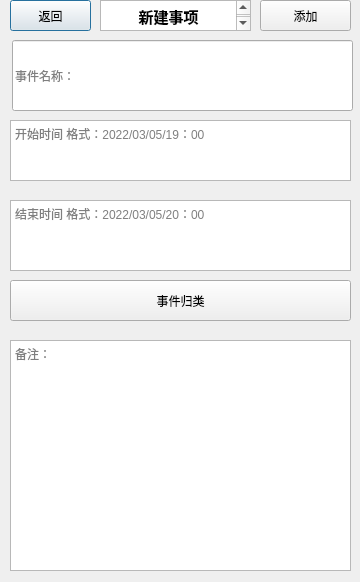
<?xml version="1.0" encoding="UTF-8"?>
<ui version="4.0">
 <class>Dialog</class>
 <widget class="QDialog" name="Dialog">
  <property name="geometry">
   <rect>
    <x>0</x>
    <y>0</y>
    <width>360</width>
    <height>582</height>
   </rect>
  </property>
  <property name="windowTitle">
   <string>Dialog</string>
  </property>
  <widget class="QPushButton" name="back">
   <property name="geometry">
    <rect>
     <x>10</x>
     <y>0</y>
     <width>81</width>
     <height>31</height>
    </rect>
   </property>
   <property name="text">
    <string>返回</string>
   </property>
  </widget>
  <widget class="QTextEdit" name="textEdit">
   <property name="geometry">
    <rect>
     <x>100</x>
     <y>0</y>
     <width>151</width>
     <height>31</height>
    </rect>
   </property>
   <property name="html">
    <string>&lt;!DOCTYPE HTML PUBLIC &quot;-//W3C//DTD HTML 4.0//EN&quot; &quot;http://www.w3.org/TR/REC-html40/strict.dtd&quot;&gt;
&lt;html&gt;&lt;head&gt;&lt;meta name=&quot;qrichtext&quot; content=&quot;1&quot; /&gt;&lt;style type=&quot;text/css&quot;&gt;
p, li { white-space: pre-wrap; }
&lt;/style&gt;&lt;/head&gt;&lt;body style=&quot; font-family:'SimSun'; font-size:9pt; font-weight:400; font-style:normal;&quot;&gt;
&lt;p align=&quot;center&quot; style=&quot; margin-top:0px; margin-bottom:0px; margin-left:0px; margin-right:0px; -qt-block-indent:0; text-indent:0px;&quot;&gt;&lt;span style=&quot; font-size:11pt; font-weight:600;&quot;&gt;新建事项&lt;/span&gt;&lt;/p&gt;&lt;/body&gt;&lt;/html&gt;</string>
   </property>
  </widget>
  <widget class="QPushButton" name="add">
   <property name="geometry">
    <rect>
     <x>260</x>
     <y>0</y>
     <width>91</width>
     <height>31</height>
    </rect>
   </property>
   <property name="text">
    <string>添加</string>
   </property>
  </widget>
  <widget class="QTextEdit" name="startTime">
   <property name="geometry">
    <rect>
     <x>10</x>
     <y>120</y>
     <width>341</width>
     <height>61</height>
    </rect>
   </property>
   <property name="placeholderText">
    <string>开始时间 格式：2022/03/05/19：00</string>
   </property>
  </widget>
  <widget class="QTextEdit" name="endTime">
   <property name="geometry">
    <rect>
     <x>10</x>
     <y>200</y>
     <width>341</width>
     <height>71</height>
    </rect>
   </property>
   <property name="placeholderText">
    <string>结束时间 格式：2022/03/05/20：00</string>
   </property>
  </widget>
  <widget class="QPushButton" name="range">
   <property name="geometry">
    <rect>
     <x>10</x>
     <y>280</y>
     <width>341</width>
     <height>41</height>
    </rect>
   </property>
   <property name="text">
    <string>事件归类</string>
   </property>
  </widget>
  <widget class="QTextEdit" name="remarks">
   <property name="geometry">
    <rect>
     <x>10</x>
     <y>340</y>
     <width>341</width>
     <height>231</height>
    </rect>
   </property>
   <property name="placeholderText">
    <string>备注：</string>
   </property>
  </widget>
  <widget class="QLineEdit" name="name">
   <property name="geometry">
    <rect>
     <x>12</x>
     <y>40</y>
     <width>341</width>
     <height>71</height>
    </rect>
   </property>
   <property name="placeholderText">
    <string>事件名称：</string>
   </property>
  </widget>
 </widget>
 <resources/>
 <connections/>
</ui>
